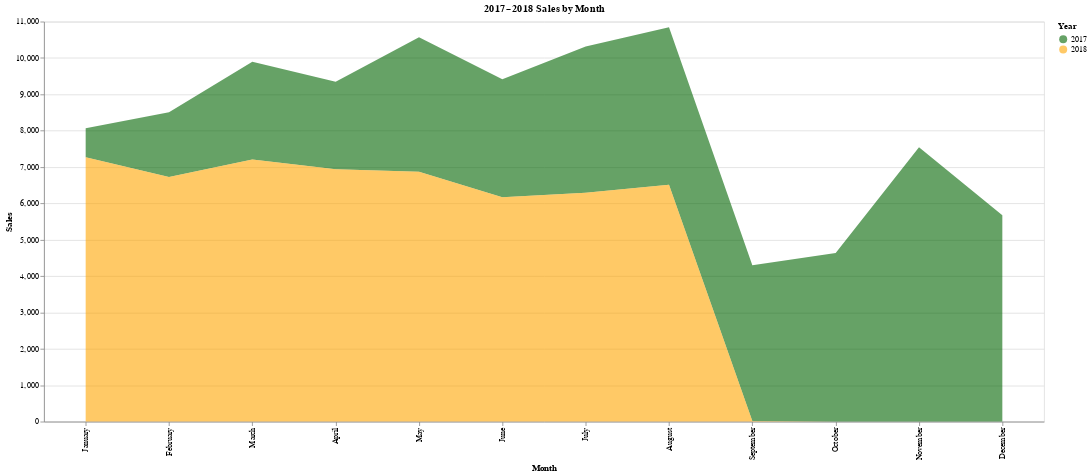

Write notebook code for a chart like this one.
### Code cell
# Filter for 2017 and 2018
# 2016 and 2019 are too low to see any real trends
mask = (sales_over_time['order_purchase_year'] == 2018) | (sales_over_time['order_purchase_year'] == 2017)

seventeen_eighteen_chart = alt.Chart(sales_over_time[mask]
).mark_area(opacity=0.6).encode(
    x=alt.X(
        "order_purchase_month_word:O",
        title="Month",
        sort=[
            "January","February","March","April","May","June",
            "July","August","September","October","November","December"
        ]
    ),
    y=alt.Y("order_id", title="Sales"),
    color=alt.Color(
        "order_purchase_year:O",
        title="Year",
        scale=alt.Scale(domain=[2017, 2018], range=['darkgreen', 'orange'])
    )
).properties(
    title='2017–2018 Sales by Month',
    width=1250,
    height=500
)

seventeen_eighteen_chart

### Figure 1 — Vega specification as saved in the notebook (floating-point values rounded to 4 significant figures)
{"$schema": "https://vega.github.io/schema/vega/v5.json", "data": [{"name": "source_0"}, {"name": "data_0", "values": [{"order_purchase_year": 2017, "order_purchase_month": 1, "order_id": 800, "order_purchase_month_word": "January", "__index_level_0__": 3, "x_order_purchase_month_word_sort_index": 0.0, "order_id_end": 8069.0, "order_id_start": 7269.0}, {"order_purchase_year": 2017, "order_purchase_month": 2, "order_id": 1780, "order_purchase_month_word": "February", "__index_level_0__": 4, "x_order_purchase_month_word_sort_index": 1.0, "order_id_end": 8508.0, "order_id_start": 6728.0}, {"order_purchase_year": 2017, "order_purchase_month": 3, "order_id": 2682, "order_purchase_month_word": "March", "__index_level_0__": 5, "x_order_purchase_month_word_sort_index": 2.0, "order_id_end": 9893.0, "order_id_start": 7211.0}, {"order_purchase_year": 2017, "order_purchase_month": 4, "order_id": 2404, "order_purchase_month_word": "April", "__index_level_0__": 6, "x_order_purchase_month_word_sort_index": 3.0, "order_id_end": 9343.0, "order_id_start": 6939.0}, {"order_purchase_year": 2017, "order_purchase_month": 5, "order_id": 3700, "order_purchase_month_word": "May", "__index_level_0__": 7, "x_order_purchase_month_word_sort_index": 4.0, "order_id_end": 10570.0, "order_id_start": 6873.0}, {"order_purchase_year": 2017, "order_purchase_month": 6, "order_id": 3245, "order_purchase_month_word": "June", "__index_level_0__": 8, "x_order_purchase_month_word_sort_index": 5.0, "order_id_end": 9412.0, "order_id_start": 6167.0}, {"order_purchase_year": 2017, "order_purchase_month": 7, "order_id": 4026, "order_purchase_month_word": "July", "__index_level_0__": 9, "x_order_purchase_month_word_sort_index": 6.0, "order_id_end": 10320.0, "order_id_start": 6292.0}, {"order_purchase_year": 2017, "order_purchase_month": 8, "order_id": 4331, "order_purchase_month_word": "August", "__index_level_0__": 10, "x_order_purchase_month_word_sort_index": 7.0, "order_id_end": 10840.0, "order_id_start": 6512.0}, {"order_purchase_year": 2017, "order_purchase_month": 9, "order_id": 4285, "order_purchase_month_word": "September", "__index_level_0__": 11, "x_order_purchase_month_word_sort_index": 8.0, "order_id_end": 4301.0, "order_id_start": 16.0}, {"order_purchase_year": 2017, "order_purchase_month": 10, "order_id": 4631, "order_purchase_month_word": "October", "__index_level_0__": 12, "x_order_purchase_month_word_sort_index": 9.0, "order_id_end": 4635.0, "order_id_start": 4.0}, {"order_purchase_year": 2017, "order_purchase_month": 11, "order_id": 7544, "order_purchase_month_word": "November", "__index_level_0__": 13, "x_order_purchase_month_word_sort_index": 10.0, "order_id_end": 7544.0, "order_id_start": 0.0}, {"order_purchase_year": 2017, "order_purchase_month": 12, "order_id": 5673, "order_purchase_month_word": "December", "__index_level_0__": 14, "x_order_purchase_month_word_sort_index": 11.0, "order_id_end": 5673.0, "order_id_start": 0.0}, {"order_purchase_year": 2018, "order_purchase_month": 1, "order_id": 7269, "order_purchase_month_word": "January", "__index_level_0__": 15, "x_order_purchase_month_word_sort_index": 0.0, "order_id_end": 7269.0, "order_id_start": 0.0}, {"order_purchase_year": 2018, "order_purchase_month": 2, "order_id": 6728, "order_purchase_month_word": "February", "__index_level_0__": 16, "x_order_purchase_month_word_sort_index": 1.0, "order_id_end": 6728.0, "order_id_start": 0.0}, {"order_purchase_year": 2018, "order_purchase_month": 3, "order_id": 7211, "order_purchase_month_word": "March", "__index_level_0__": 17, "x_order_purchase_month_word_sort_index": 2.0, "order_id_end": 7211.0, "order_id_start": 0.0}, {"order_purchase_year": 2018, "order_purchase_month": 4, "order_id": 6939, "order_purchase_month_word": "April", "__index_level_0__": 18, "x_order_purchase_month_word_sort_index": 3.0, "order_id_end": 6939.0, "order_id_start": 0.0}, {"order_purchase_year": 2018, "order_purchase_month": 5, "order_id": 6873, "order_purchase_month_word": "May", "__index_level_0__": 19, "x_order_purchase_month_word_sort_index": 4.0, "order_id_end": 6873.0, "order_id_start": 0.0}, {"order_purchase_year": 2018, "order_purchase_month": 6, "order_id": 6167, "order_purchase_month_word": "June", "__index_level_0__": 20, "x_order_purchase_month_word_sort_index": 5.0, "order_id_end": 6167.0, "order_id_start": 0.0}, {"order_purchase_year": 2018, "order_purchase_month": 7, "order_id": 6292, "order_purchase_month_word": "July", "__index_level_0__": 21, "x_order_purchase_month_word_sort_index": 6.0, "order_id_end": 6292.0, "order_id_start": 0.0}, {"order_purchase_year": 2018, "order_purchase_month": 8, "order_id": 6512, "order_purchase_month_word": "August", "__index_level_0__": 22, "x_order_purchase_month_word_sort_index": 7.0, "order_id_end": 6512.0, "order_id_start": 0.0}, {"order_purchase_year": 2018, "order_purchase_month": 9, "order_id": 16, "order_purchase_month_word": "September", "__index_level_0__": 23, "x_order_purchase_month_word_sort_index": 8.0, "order_id_end": 16.0, "order_id_start": 0.0}, {"order_purchase_year": 2018, "order_purchase_month": 10, "order_id": 4, "order_purchase_month_word": "October", "__index_level_0__": 24, "x_order_purchase_month_word_sort_index": 9.0, "order_id_end": 4.0, "order_id_start": 0.0}, {"order_purchase_year": 2018, "order_purchase_month": null, "order_id": 0, "order_purchase_month_word": "November", "__index_level_0__": null, "x_order_purchase_month_word_sort_index": null, "order_id_end": 0.0, "order_id_start": 0.0}, {"order_purchase_year": 2018, "order_purchase_month": null, "order_id": 0, "order_purchase_month_word": "December", "__index_level_0__": null, "x_order_purchase_month_word_sort_index": null, "order_id_end": 0.0, "order_id_start": 0.0}]}, {"name": "source_0_x_domain_order_purchase_month_word", "values": [{"order_purchase_month_word": "January", "sort_field": 0.0}, {"order_purchase_month_word": "February", "sort_field": 1.0}, {"order_purchase_month_word": "March", "sort_field": 2.0}, {"order_purchase_month_word": "April", "sort_field": 3.0}, {"order_purchase_month_word": "May", "sort_field": 4.0}, {"order_purchase_month_word": "June", "sort_field": 5.0}, {"order_purchase_month_word": "July", "sort_field": 6.0}, {"order_purchase_month_word": "August", "sort_field": 7.0}, {"order_purchase_month_word": "September", "sort_field": 8.0}, {"order_purchase_month_word": "October", "sort_field": 9.0}, {"order_purchase_month_word": "November", "sort_field": 10.0}, {"order_purchase_month_word": "December", "sort_field": 11.0}]}], "marks": [{"type": "group", "name": "pathgroup", "from": {"facet": {"data": "data_0", "name": "faceted_path_main", "groupby": ["order_purchase_year"]}}, "encode": {"update": {"height": {"field": {"signal": null, "datum": null, "group": "height", "parent": null}}, "width": {"field": {"signal": null, "datum": null, "group": "width", "parent": null}}}}, "marks": [{"type": "area", "name": "marks", "from": {"data": "faceted_path_main"}, "sort": {"field": "x"}, "encode": {"update": {"y2": {"field": "order_id_start", "scale": "y"}, "fill": {"field": "order_purchase_year", "scale": "color"}, "y": {"field": "order_id_end", "scale": "y"}, "opacity": {"value": 0.6}, "orient": {"value": "vertical"}, "defined": {"signal": "isValid(datum[\"order_id\"]) && isFinite(+datum[\"order_id\"])"}, "x": {"field": "order_purchase_month_word", "scale": "x"}}}, "style": ["area"]}]}], "scales": [{"name": "x", "type": "point", "domain": {"data": "source_0_x_domain_order_purchase_month_word", "field": "order_purchase_month_word", "sort": {"op": "max", "field": "sort_field"}}, "range": [0, {"signal": "width"}], "padding": 0.5}, {"name": "y", "type": "linear", "domain": {"data": "data_0", "fields": ["order_id_start", "order_id_end"]}, "range": [{"signal": "height"}, 0], "nice": true, "zero": true}, {"name": "color", "type": "ordinal", "domain": [2017, 2018], "range": ["darkgreen", "orange"], "interpolate": "hcl"}], "axes": [{"scale": "y", "grid": true, "orient": "left", "labels": false, "gridScale": "x", "minExtent": 0, "domain": false, "aria": false, "maxExtent": 0, "ticks": false, "zindex": 0, "tickCount": {"signal": "ceil(height/40)"}}, {"scale": "x", "labelAngle": 270, "labelBaseline": "middle", "zindex": 0, "labelAlign": "right", "grid": false, "title": "Month", "orient": "bottom"}, {"scale": "y", "orient": "left", "grid": false, "labelOverlap": true, "tickCount": {"signal": "ceil(height/40)"}, "zindex": 0, "title": "Sales"}], "title": {"text": "2017–2018 Sales by Month", "frame": "group"}, "width": 1250, "height": 500, "style": "cell", "legends": [{"title": "Year", "fill": "color", "symbolType": "circle", "encode": {"symbols": {"update": {"opacity": {"value": 0.6}}}}}], "padding": 5, "background": "white"}
